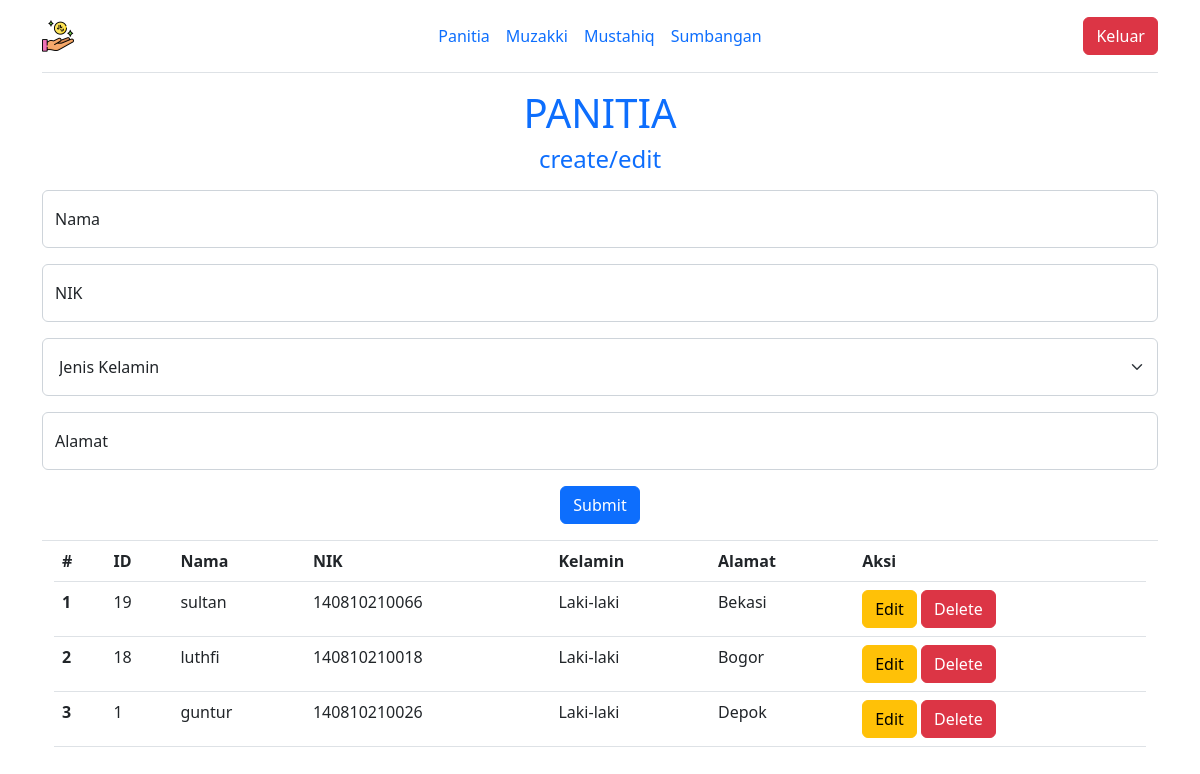
The app's page /sisdat/panitia.php with its own data.
### tables this page shows
CREATE TABLE `panitia` (
  `id_panitia` int(11) NOT NULL,
  `nama` varchar(30) NOT NULL,
  `nik` varchar(15) NOT NULL,
  `kelamin` varchar(15) NOT NULL,
  `alamat` varchar(255) NOT NULL
);

### sisdat/panitia.php (the view, shortened to what this page needs)
<?php
$koneksi = mysqli_connect("localhost","root","","zis");
$nama = "";
$nik = "";
$alamat = "";
?>
<!DOCTYPE html>
<html lang="en">
<head>
    <link href="https://cdn.jsdelivr.net/npm/bootstrap@5.2.0-beta1/dist/css/bootstrap.min.css" rel="stylesheet" />
</head>
<body>
    <div class="container">
    <header class="d-flex flex-wrap align-items-center justify-content-center justify-content-md-between py-3 mb-2 border-bottom">
        <a class="d-flex align-items-center col-md-3 mb-2 mb-md-0 text-dark text-decoration-none">
          <img src="give.png" alt="" width="32px">
        </a>
        <ul class="nav col-12 col-md-auto mb-2 justify-content-center mb-md-0">
            <li><a href="panitia.php" class="nav-link px-2">Panitia</a></li>
            <li><a href="muzakki.php" class="nav-link px-2">Muzakki</a></li>
            <li><a href="mustahiq.php" class="nav-link px-2">Mustahiq</a></li>
            <li><a href="sumbangan.php" class="nav-link px-2">Sumbangan</a></li>
        </ul>
        <div class="col-md-3 text-end">
            <a href="index.php">
                <button type="submit" name="keluar" class="btn btn-danger" id="myBtn">Keluar</button>
            </a>
        </div>
    </header>
    <section>
          <div class="panitia border-bottom pb-3">
            <div class="text-center text-primary m-3">
              <h1>PANITIA</h1>
              <h4>create/edit</h4>
            </div>
            <form action="" method="post">
              <div class="form-floating mb-3">
                <input type="text" class="form-control" id="nama" name="nama" placeholder="Nama" value="<?php echo $nama ?>"/>
                <label for="nik">Nama</label>
              </div>
              <div class="form-floating mb-3">
                <input type="number" class="form-control" id="nik" name="nik" placeholder="NIK" value="<?php echo $nik ?>"/>
                <label for="nik">NIK</label>
              </div>
              <div class="mb-3">
                <select class="form-select p-3" id="kelamin" name="kelamin">
                  <option selected disabled>Jenis Kelamin</option>
                </select>
              </div>
              <div class="form-floating mb-3">
                <input type="text" class="form-control" id="alamat" name="alamat" placeholder="Alamat" value="<?php echo $alamat ?>"/>
                <label for="alaamt">Alamat</label>
              </div>
              <div class="text-center">
                <button type="submit" name="daftar" class="btn btn-primary">Submit</button>
              </div>
            </form>
          </div>
        </section>
        <div class="container">
            <table class="table">
                <thead>
                    <tr>
                        <th scope="col">#</th>
                        <th scope="col">ID</th>
                        <th scope="col">Nama</th>
                        <th scope="col">NIK</th>
                        <th scope="col">Kelamin</th>
                        <th scope="col">Alamat</th>
                        <th scope="col">Aksi</th>
                    </tr>
                </thead>
                <tbody>
                    <?php
                        $cek = mysqli_query($koneksi, "select * from panitia order by id_panitia desc");
                        $urut = 1;
                        while($r = mysqli_fetch_array($cek)){
                            $id = $r['id_panitia'];
                            $nama = $r['nama'];
                            $nik = $r['nik'];
                            $kelamin = $r['kelamin'];
                            $alamat = $r['alamat'];
                    ?>
                    <tr>
                        <th scope="row"><?php echo $urut++ ?></th>
                        <td scope="row"><?php echo $id ?></th>
                        <td scope="row"><?php echo $nama ?></th>
                        <td scope="row"><?php echo $nik ?></th>
                        <td scope="row"><?php echo $kelamin ?></th>
                        <td scope="row"><?php echo $alamat ?></th>
                        <td scope="row">
                            <a href="panitia.php?op=edit&id=<?php echo $id ?>"><button type="button" class="btn btn-warning">Edit</button></a>
                            <a href="panitia.php?op=delete&id=<?php echo $id?>" onclick="return confirm('Yakin mau delete data?')"><button type="button" class="btn btn-danger">Delete</button></a>
                        </td>
                    </tr>
                    <?php
                        }
                    ?>
                </tbody>
            </table>
        </div>
    </div>
</body>
</html>

### records on screen
panitia: id_panitia "19", nama "sultan", nik "140810210066", kelamin "Laki-laki", alamat "Bekasi"
panitia: id_panitia "18", nama "luthfi", nik "140810210018", kelamin "Laki-laki", alamat "Bogor"
panitia: id_panitia "1", nama "guntur", nik "140810210026", kelamin "Laki-laki", alamat "Depok"
